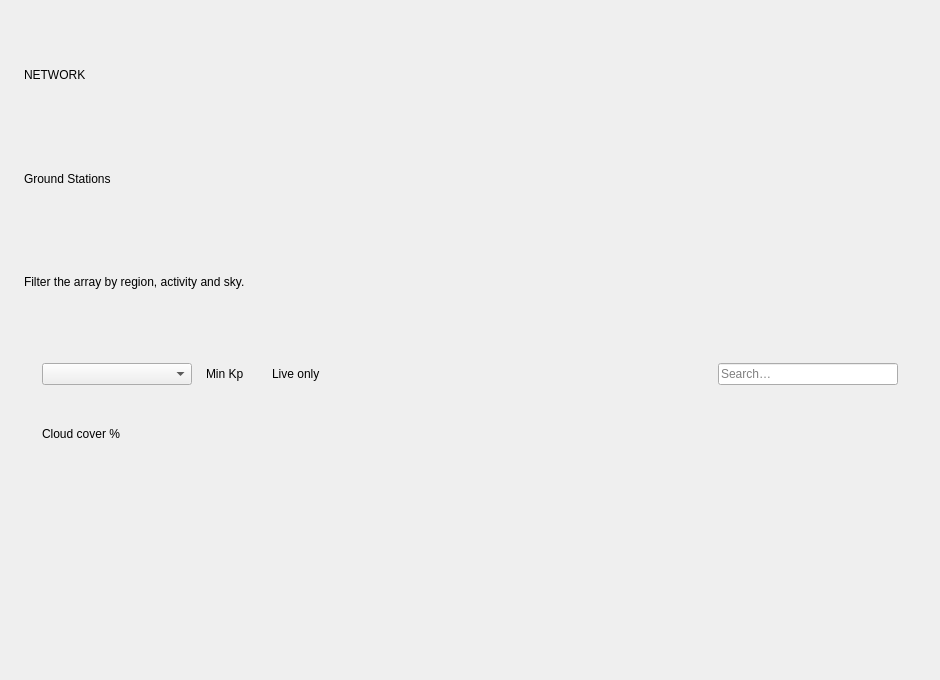
<?xml version="1.0" encoding="UTF-8"?>
<ui version="4.0">
 <class>StationsComponent</class>
 <widget class="QCustomComponent" name="StationsComponent">
  <property name="geometry">
   <rect><x>0</x><y>0</y><width>940</width><height>680</height></rect>
  </property>
  <layout class="QVBoxLayout" name="stationsRoot">
   <property name="spacing"><number>14</number></property>
   <property name="leftMargin"><number>24</number></property>
   <property name="topMargin"><number>24</number></property>
   <property name="rightMargin"><number>24</number></property>
   <property name="bottomMargin"><number>24</number></property>
   <item>
    <layout class="QVBoxLayout" name="stationsHeader">
     <property name="spacing"><number>2</number></property>
     <item>
      <widget class="QLabel" name="stationsKicker">
       <property name="role" stdset="0"><string>kicker</string></property>
       <property name="text"><string>NETWORK</string></property>
      </widget>
     </item>
     <item>
      <widget class="QLabel" name="stationsTitle">
       <property name="role" stdset="0"><string>h1</string></property>
       <property name="text"><string>Ground Stations</string></property>
      </widget>
     </item>
     <item>
      <widget class="QLabel" name="stationsSub">
       <property name="role" stdset="0"><string>muted</string></property>
       <property name="text"><string>Filter the array by region, activity and sky.</string></property>
      </widget>
     </item>
    </layout>
   </item>
   <item>
    <widget class="QFrame" name="stationsPanel">
     <property name="role" stdset="0"><string>panel</string></property>
     <layout class="QVBoxLayout" name="panelLayout">
      <property name="spacing"><number>12</number></property>
      <property name="leftMargin"><number>18</number></property>
      <property name="topMargin"><number>16</number></property>
      <property name="rightMargin"><number>18</number></property>
      <property name="bottomMargin"><number>16</number></property>
      <item>
       <layout class="QHBoxLayout" name="toolbarRow">
        <property name="spacing"><number>14</number></property>
        <item>
         <widget class="QCustomComboBox" name="regionCombo">
          <property name="minimumSize"><size><width>150</width><height>0</height></size></property>
          <property name="editable" stdset="0"><bool>false</bool></property>
         </widget>
        </item>
        <item>
         <widget class="QLabel" name="minKpLabel">
          <property name="role" stdset="0"><string>muted</string></property>
          <property name="text"><string>Min Kp</string></property>
         </widget>
        </item>
        <item>
         <widget class="QCustomNumberInput" name="minKp">
          <property name="minimum" stdset="0"><double>0.000000000000000</double></property>
          <property name="maximum" stdset="0"><double>9.000000000000000</double></property>
          <property name="singleStep" stdset="0"><double>1.000000000000000</double></property>
          <property name="decimals" stdset="0"><number>0</number></property>
         </widget>
        </item>
        <item>
         <widget class="QLabel" name="liveOnlyLabel">
          <property name="role" stdset="0"><string>muted</string></property>
          <property name="text"><string>Live only</string></property>
         </widget>
        </item>
        <item>
         <widget class="QCustomSwitch" name="liveOnly">
          <property name="checked" stdset="0"><bool>false</bool></property>
         </widget>
        </item>
        <item>
         <spacer name="toolbarSpacer">
          <property name="orientation"><enum>Qt::Horizontal</enum></property>
          <property name="sizeHint" stdset="0"><size><width>40</width><height>20</height></size></property>
         </spacer>
        </item>
        <item>
         <widget class="QLineEdit" name="searchBox">
          <property name="minimumSize"><size><width>180</width><height>0</height></size></property>
          <property name="maximumSize"><size><width>180</width><height>16777215</height></size></property>
          <property name="placeholderText"><string>Search&#8230;</string></property>
         </widget>
        </item>
       </layout>
      </item>
      <item>
       <layout class="QHBoxLayout" name="cloudRow">
        <property name="spacing"><number>10</number></property>
        <item>
         <widget class="QLabel" name="cloudLabel">
          <property name="role" stdset="0"><string>muted</string></property>
          <property name="text"><string>Cloud cover %</string></property>
         </widget>
        </item>
        <item>
         <widget class="QCustomRangeSlider" name="cloudRange">
          <property name="minimum" stdset="0"><number>0</number></property>
          <property name="maximum" stdset="0"><number>100</number></property>
          <property name="lowerValue" stdset="0"><number>0</number></property>
          <property name="upperValue" stdset="0"><number>100</number></property>
         </widget>
        </item>
       </layout>
      </item>
      <item>
       <widget class="QCustomDataTable" name="stationsTable">
        <property name="pageSize" stdset="0"><number>8</number></property>
        <property name="selectionMode" stdset="0"><string>SingleRow</string></property>
       </widget>
      </item>
      <item>
       <widget class="QLabel" name="stationsStatus">
        <property name="role" stdset="0"><string>muted</string></property>
        <property name="text"><string/></property>
       </widget>
      </item>
     </layout>
    </widget>
   </item>
  </layout>
 </widget>
 <customwidgets>
  <customwidget><class>QCustomComponent</class><extends>QWidget</extends><header>Custom_Widgets.QCustomComponent</header><container>1</container></customwidget>
  <customwidget><class>QCustomComboBox</class><extends>QComboBox</extends><header>Custom_Widgets.QCustomComboBox</header></customwidget>
  <customwidget><class>QCustomNumberInput</class><extends>QWidget</extends><header>Custom_Widgets.QCustomNumberInput</header></customwidget>
  <customwidget><class>QCustomSwitch</class><extends>QWidget</extends><header>Custom_Widgets.QCustomSwitch</header></customwidget>
  <customwidget><class>QCustomRangeSlider</class><extends>QWidget</extends><header>Custom_Widgets.QCustomRangeSlider</header></customwidget>
  <customwidget><class>QCustomDataTable</class><extends>QWidget</extends><header>Custom_Widgets.QCustomDataTable</header></customwidget>
 </customwidgets>
 <resources/>
 <connections/>
</ui>
